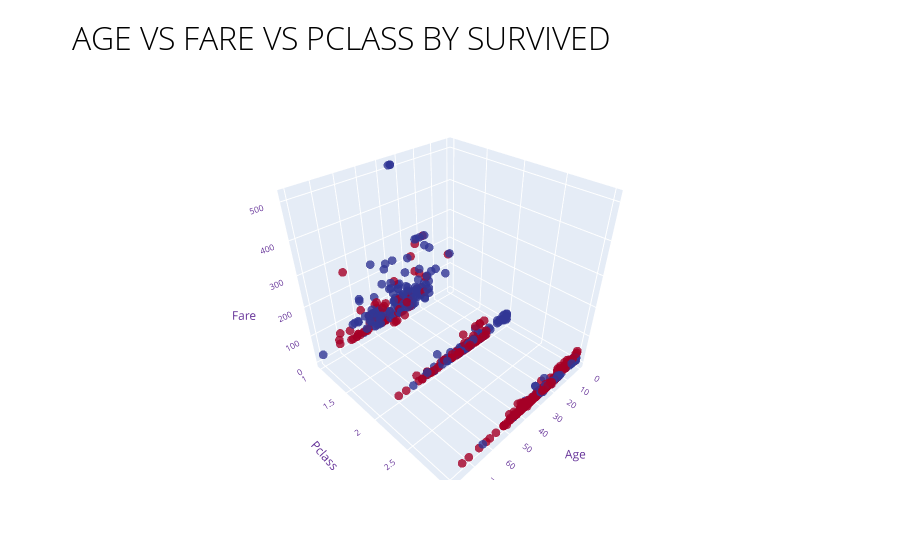

This figure's notebook cell:
### Code cell
trace1=go.Scatter3d(x=df_train['Age'], y=df_train['Pclass'], z=df_train['Fare'],
                   mode='markers', marker=dict(size=3,colorscale='rdylbu',color=df_train['Survived']),
                                             opacity=0.8, 
                    scene = 'scene')
layout = go.Layout(
    scene = Scene(
        xaxis=go.layout.scene.XAxis(title='Age'),
        yaxis=go.layout.scene.YAxis(title='Pclass'),
        zaxis=go.layout.scene.ZAxis(title='Fare')
    ),
    title='<span style="font-weight: 100;">AGE VS FARE VS PCLASS BY SURVIVED</span>',
    title_x=0.08,
    title_font_size=32,
    title_font_color='black',
    font=dict(
        size=10,
        color="RebeccaPurple"
    )  
)

fig = Figure(data=trace1, layout=layout)
fig.show()

### Figure 1 — Plotly figure (JSON) as saved in the notebook; plotly's stock layout.template omitted (floating-point values rounded to 4 significant figures; data arrays with more than 128 entries replaced by an {"elided": "..."} marker saying what was removed)
{"data": [{"marker": {"color": {"elided": "891 int values"}, "colorscale": [[0, "rgb(165,0,38)"], [0.1, "rgb(215,48,39)"], [0.2, "rgb(244,109,67)"], [0.3, "rgb(253,174,97)"], [0.4, "rgb(254,224,144)"], [0.5, "rgb(255,255,191)"], [0.6, "rgb(224,243,248)"], [0.7, "rgb(171,217,233)"], [0.8, "rgb(116,173,209)"], [0.9, "rgb(69,117,180)"], [1, "rgb(49,54,149)"]], "size": 3}, "mode": "markers", "opacity": 0.8, "scene": "scene", "type": "scatter3d", "x": {"elided": "891 float values"}, "y": {"elided": "891 int values"}, "z": {"elided": "891 float values"}}], "layout": {"font": {"color": "RebeccaPurple", "size": 10}, "scene": {"xaxis": {"title": {"text": "Age"}}, "yaxis": {"title": {"text": "Pclass"}}, "zaxis": {"title": {"text": "Fare"}}}, "title": {"font": {"color": "black", "size": 32}, "text": "<span style=\"font-weight: 100;\">AGE VS FARE VS PCLASS BY SURVIVED</span>", "x": 0.08}}}
